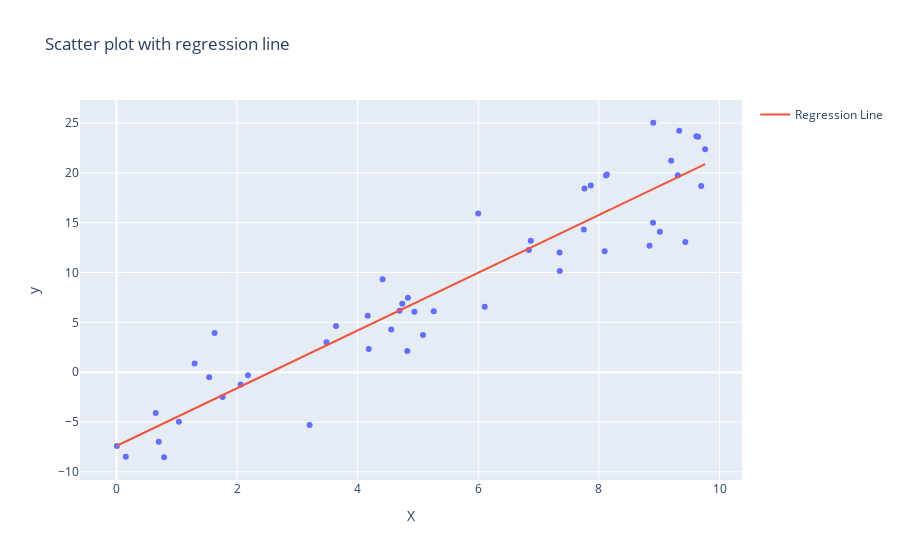

The notebook cell this image was saved under:
### Code cell
import plotly.express as px

# Create a DataFrame for Plotly
data = pd.DataFrame({'x': x.flatten(), 'y': y, 'y_pred': y_pred})

# Plot the scatter plot and regression line
fig = px.scatter(data, x='x', y='y', title="Scatter plot with regression line", labels={'x': 'X', 'y': 'y'})
fig.add_scatter(x=data['x'], y=data['y_pred'], mode='lines', name='Regression Line')

# Show the plot
fig.show()

### Figure 1 — Plotly figure (JSON) as saved in the notebook; plotly's stock layout.template omitted (floating-point values rounded to 4 significant figures)
{"data": [{"hovertemplate": "X=%{x}<br>y=%{y}<extra></extra>", "legendgroup": "", "marker": {"color": "#636efa", "symbol": "circle"}, "mode": "markers", "name": "", "orientation": "v", "showlegend": false, "type": "scatter", "x": [2.059, 8.897, 1.296, 9.616, 9.761, 0.6517, 7.866, 4.822, 9.432, 8.131, 6.106, 8.901, 8.839, 0.7904, 3.483, 0.1554, 4.413, 9.332, 9.01, 6.871, 9.197, 9.644, 8.119, 4.183, 4.166, 5.083, 1.761, 4.941, 4.694, 1.538, 5.261, 7.347, 2.182, 4.739, 4.556, 7.75, 7.76, 4.833, 3.641, 1.629, 7.351, 5.998, 6.839, 0.007098, 9.696, 3.203, 1.036, 8.095, 9.308, 0.7013], "xaxis": "x", "y": [-1.243, 14.99, 0.8661, 23.68, 22.37, -4.084, 18.72, 2.113, 13.06, 19.85, 6.576, 25.03, 12.68, -8.536, 2.991, -8.489, 9.33, 24.23, 14.09, 13.18, 21.2, 23.61, 19.74, 2.326, 5.672, 3.734, -2.502, 6.061, 6.176, -0.5043, 6.108, 12.01, -0.3087, 6.861, 4.282, 14.3, 18.42, 7.47, 4.638, 3.928, 10.16, 15.92, 12.25, -7.406, 18.68, -5.293, -4.977, 12.13, 19.76, -6.972], "yaxis": "y"}, {"mode": "lines", "name": "Regression Line", "type": "scatter", "x": [2.059, 8.897, 1.296, 9.616, 9.761, 0.6517, 7.866, 4.822, 9.432, 8.131, 6.106, 8.901, 8.839, 0.7904, 3.483, 0.1554, 4.413, 9.332, 9.01, 6.871, 9.197, 9.644, 8.119, 4.183, 4.166, 5.083, 1.761, 4.941, 4.694, 1.538, 5.261, 7.347, 2.182, 4.739, 4.556, 7.75, 7.76, 4.833, 3.641, 1.629, 7.351, 5.998, 6.839, 0.007098, 9.696, 3.203, 1.036, 8.095, 9.308, 0.7013], "y": [-1.434, 18.38, -3.645, 20.47, 20.89, -5.512, 15.39, 6.572, 19.93, 16.16, 10.29, 18.39, 18.21, -5.11, 2.693, -6.95, 5.388, 19.64, 18.71, 12.51, 19.25, 20.55, 16.13, 4.721, 4.67, 7.329, -2.298, 6.918, 6.201, -2.945, 7.845, 13.89, -1.079, 6.333, 5.802, 15.06, 15.09, 6.604, 3.15, -2.681, 13.9, 9.982, 12.42, -7.38, 20.7, 1.881, -4.398, 16.06, 19.57, -5.369]}], "layout": {"legend": {"tracegroupgap": 0}, "title": {"text": "Scatter plot with regression line"}, "xaxis": {"anchor": "y", "domain": [0, 1], "title": {"text": "X"}}, "yaxis": {"anchor": "x", "domain": [0, 1], "title": {"text": "y"}}}}
